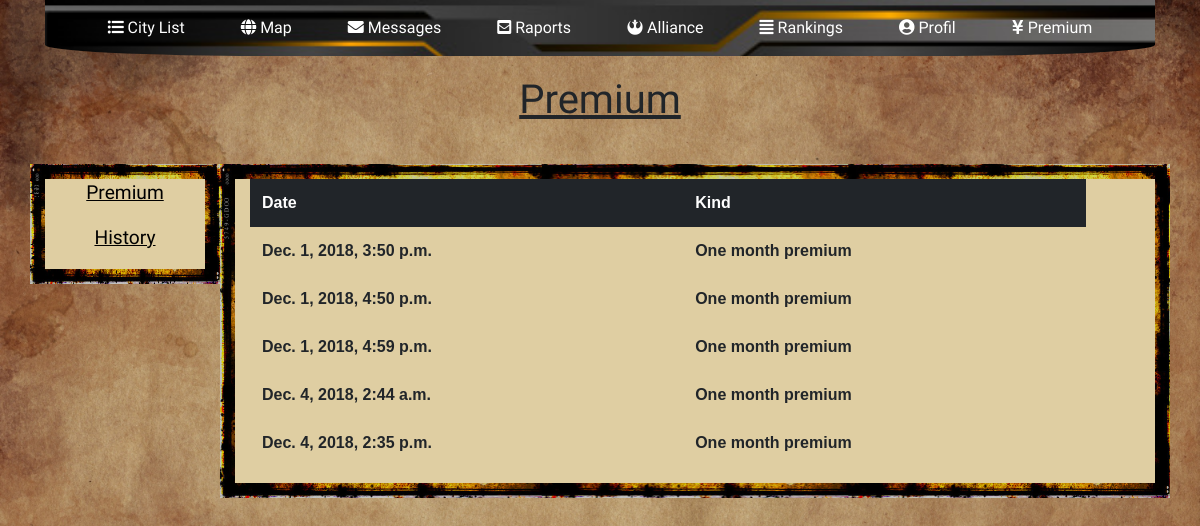
Before: /premium/historia/ (signed in) with the older database file.
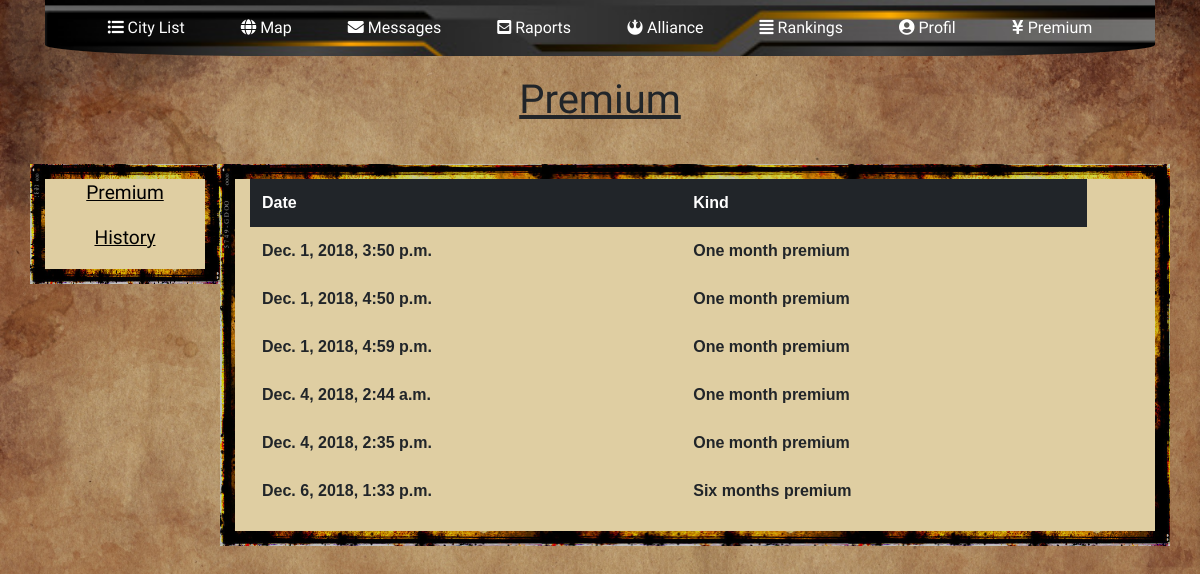
After: the same page with the newer database file.
### premium/models.py (models this page shows)
class Tranzakcja(models.Model):
    buyer = models.ForeignKey(User, on_delete=models.CASCADE)
    type_of_premium = models.IntegerField(default=1)
    buying_date = models.DateTimeField(default=timezone.now)

### premium/views.py (the view)
# urls.py: path('historia/', views.premium_history, name='premium_history'),
@login_required(login_url=main_page)
def premium_history(request):
    user = request.user
    tranzakcje = Tranzakcja.objects.all().filter(buyer=user)
    return render(request, 'platnosci.html', {'tranzakcje': tranzakcje})

### premium/templates/platnosci.html (shortened to what this page needs)
<!doctype html>
<html lang="en">
<head>
    {% load static %}
    <link rel="stylesheet" href="https://stackpath.bootstrapcdn.com/bootstrap/4.1.3/css/bootstrap.min.css"
>
    <link rel="stylesheet" href="{% static 'premium/premiumCss.css' %}">
    <link rel="stylesheet" href="https://use.fontawesome.com/releases/v5.5.0/css/all.css"
>
</head>
<body>
<div class="container">
    <nav class="navbar navbar-expand-lg navbar-dark center">
        <div class="custom-center">
            <div class="collapse navbar-collapse" id="navbarNav">
                <ul class="navbar-nav">
                    <li class="nav-item active">
                        <a class="nav-link" href="../../miasto/city_list/"><i class="fa fa-list-ul"></i> City List</a>
                    </li>
                    <li class="nav-item active">
                        <a class="nav-link" href="../../mapa/"><i class="fa fa-globe"></i> Map</a>
                    </li>
                    <li class="nav-item active">
                        <a class="nav-link" href="../../wiadomosci/"><i class="fa fa-envelope"></i> Messages</a>
                    </li>
                    <li class="nav-item active">
                        <a class="nav-link" href="../../raporty/"><i class="fa fa-envelope-square"></i> Raports</a>
                    </li>
                    <li class="nav-item active">
                        <a class="nav-link" href="../../sojusz/"><i class="fab fa-rebel"></i> Alliance</a>
                    </li>
                    <li class="nav-item active">
                        <a class="nav-link" href="../../rankingi/"><i class="fa fa-align-justify"></i> Rankings</a>
                    </li>
                    <li class="nav-item active">
                        <a class="nav-link" href="../../profil/"><i class="fa fa-user-circle"></i> Profil</a>
                    </li>
                    <li class="nav-item active">
                        <a class="nav-link" href="../../premium/"><i class="fas fa-yen-sign"></i> Premium</a>
                    </li>
                </ul>
            </div>
        </div>
    </nav>
</div>
<h1 class="text-center" style="font-family:'Lobster'; margin: 20px;"><u>Premium </u></h1>
<div class="container">
    <div class="row">
        <div class="col-lg-2 premiumPanel text-center">
            <p class="premiumText"><a href="../"><u>Premium</u></a></p>
            <p class="premiumText"><a href=""><u>History</u></a></p>
        </div>
        <div class="col-lg-10 premiumPanel text-center">
            <table class="table table-borderless table-hover">
                <thead class="thead-dark">
                <tr>
                    <th>Date</th>
                    <th>Kind</th>
                </tr>
                </thead>
                {% for tranzakcja in tranzakcje %}
                <tr>
                    <td>{{ tranzakcja.buying_date }}</td>
                    {% if tranzakcja.type_of_premium == 1%}
                    <td>One month premium</td>
                    {% endif %}
                    {% if tranzakcja.type_of_premium == 2%}
                    <td>Six months premium</td>
                    {% endif %}
                    <td>{{ message.created_date }}</td>
                </tr>
                {% endfor %}
            </table>
        </div>
    </div>
</div>
</body>
</html>

Changed rows visible on the page:
added Tranzakcja: buying_date "Dec. 6, 2018, 1:33 p.m.", type_of_premium "Six months premium"
